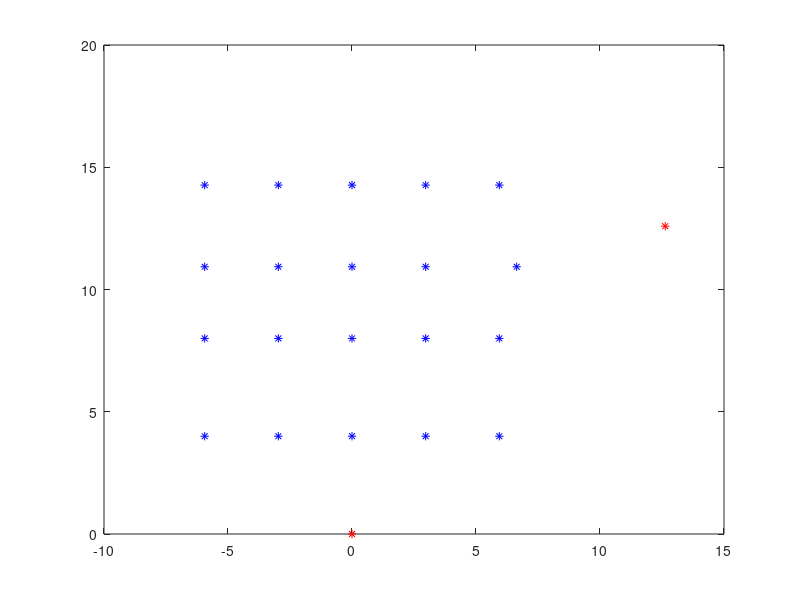

The MATLAB source for this figure: (Note: this script raises an error after producing the figure.)
clear
clc
close all

RX_x = [0];
RX_y = [0];

dis_in_out = 0.14 + 1.45 + 1.34;
dis_in_out2 = 0.3*9 + 0.64;

points_x = reshape(repmat(-2:2,4,1).',[],1)*2.97;
points_y = [ones(5,1)*4,ones(5,1)*(8), ones(5,1) *(8 + dis_in_out), ones(5,1) *(8 + dis_in_out+dis_in_out2)];
points_y = points_y(:);
points_x(15) = points_x(15) + 0.7;

RX_x(2) = points_x(end) + 0.16 + 0.13 + 16*0.4;
RX_y(2) = points_y(end) - (0.08 + 4*0.4);

diff_x = RX_x - points_x;
diff_y = RX_y - points_y;

distances_RX = sqrt(diff_x.^2 + diff_y.^2);
angle = angle(diff_x + 1i*diff_y);
angles_RX = rad2deg(angle);
angles_RX(:,1) = angles_RX(:,1) + 90;

figure, plot(RX_x, RX_y, "*r")
hold on
plot(points_x, points_y, "*b")

name_points = string(1:20)
text(points_x + 0.2, points_y + 0.2,name_points)

name_RX = ["10/11/44"; "4/12/43"];
text(RX_x + 0.2, RX_y + 0.2,name_RX)


mkdir("../../mat_files")
mkdir("../../mat_files/in_out_map")


save("../../mat_files/in_out_map/data_distance_angle_true", "distances_RX", "angles_RX")
save("../../mat_files/in_out_map/points_coordinates", "points_x", "points_y")
save("../../mat_files/in_out_map/RX_coordinates", "RX_x", "RX_y")

savefig("../../mat_files/in_out_map/map")
